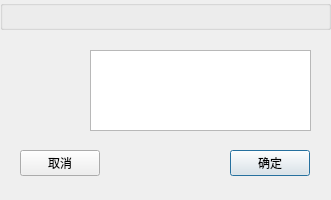
<?xml version="1.0" encoding="UTF-8"?>
<ui version="4.0">
 <class>MessageBoxExX</class>
 <widget class="QDialog" name="MessageBoxExX">
  <property name="geometry">
   <rect>
    <x>0</x>
    <y>0</y>
    <width>331</width>
    <height>200</height>
   </rect>
  </property>
  <property name="windowTitle">
   <string>Dialog</string>
  </property>
  <widget class="TitleBar" name="titleBar">
   <property name="geometry">
    <rect>
     <x>0</x>
     <y>0</y>
     <width>331</width>
     <height>30</height>
    </rect>
   </property>
   <property name="minimumSize">
    <size>
     <width>0</width>
     <height>30</height>
    </size>
   </property>
   <property name="title">
    <string/>
   </property>
  </widget>
  <widget class="QPushButton" name="button">
   <property name="geometry">
    <rect>
     <x>230</x>
     <y>150</y>
     <width>80</width>
     <height>26</height>
    </rect>
   </property>
   <property name="text">
    <string>确定</string>
   </property>
  </widget>
  <widget class="QTextEdit" name="infoTE">
   <property name="geometry">
    <rect>
     <x>90</x>
     <y>50</y>
     <width>221</width>
     <height>81</height>
    </rect>
   </property>
  </widget>
  <widget class="QLabel" name="iconL">
   <property name="geometry">
    <rect>
     <x>30</x>
     <y>60</y>
     <width>30</width>
     <height>30</height>
    </rect>
   </property>
   <property name="text">
    <string/>
   </property>
  </widget>
  <widget class="QPushButton" name="button2">
   <property name="geometry">
    <rect>
     <x>20</x>
     <y>150</y>
     <width>80</width>
     <height>26</height>
    </rect>
   </property>
   <property name="text">
    <string>取消</string>
   </property>
  </widget>
 </widget>
 <customwidgets>
  <customwidget>
   <class>TitleBar</class>
   <extends>QGroupBox</extends>
   <header location="global">titlebar.h</header>
   <container>1</container>
  </customwidget>
 </customwidgets>
 <resources/>
 <connections/>
</ui>
